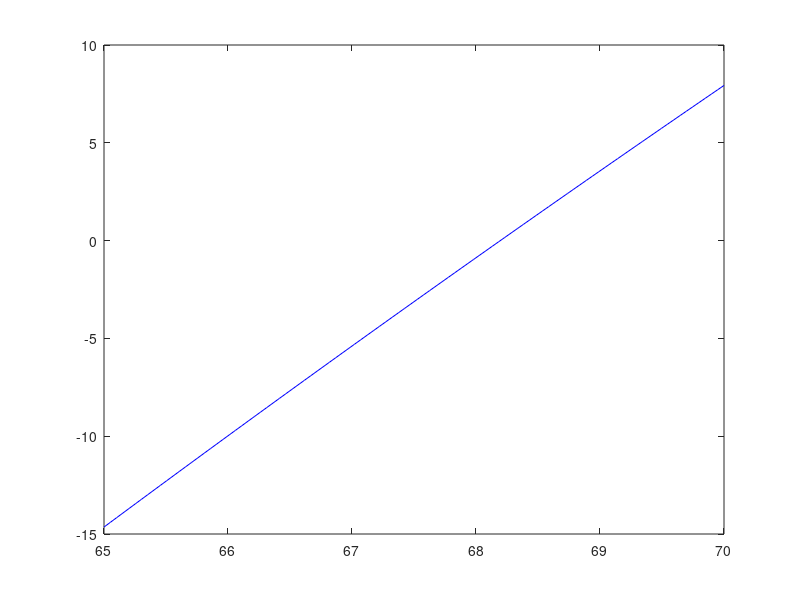

Source code (MATLAB): (Note: this script raises an error after producing the figure.)
%Constantes
g = 9.8;
c = 15;
t = 7;
v = 35;
a = 65;
b = 70;
tol = 1e-5;
maxit = 5000;

#////////////////////////////////////////////////////////////////////////////
%Inciso a
%Funcion
f = @(m) ((g.*m).*(1-e.^(-(c./m).*t))) - (c.*v);

%Grafica
m = linspace(a,b);
plot(m,f(m),'b-');

%Metodo de biseccion
[masa, ~, ~, ~,~] = biseccion3(f, a, b, maxit, tol);

%Corroboramos cifras exactas

masa;
#////////////////////////////////////////////////////////////////////////////

%Inciso b
%Funcion
a2 = 14;
b2 = 18;
m = 73;
f = @(c) ((g.*m).*(1-e.^(-(c./m).*t))) - (c.*v);

%Grafica
figure(2);
c = linspace(a2,b2);
plot(c,f(c),'b-');

%Metodo de biseccion
[c, ~, ~, ~,~] = biseccion3(f, a2, b2, maxit, tol);
c;




